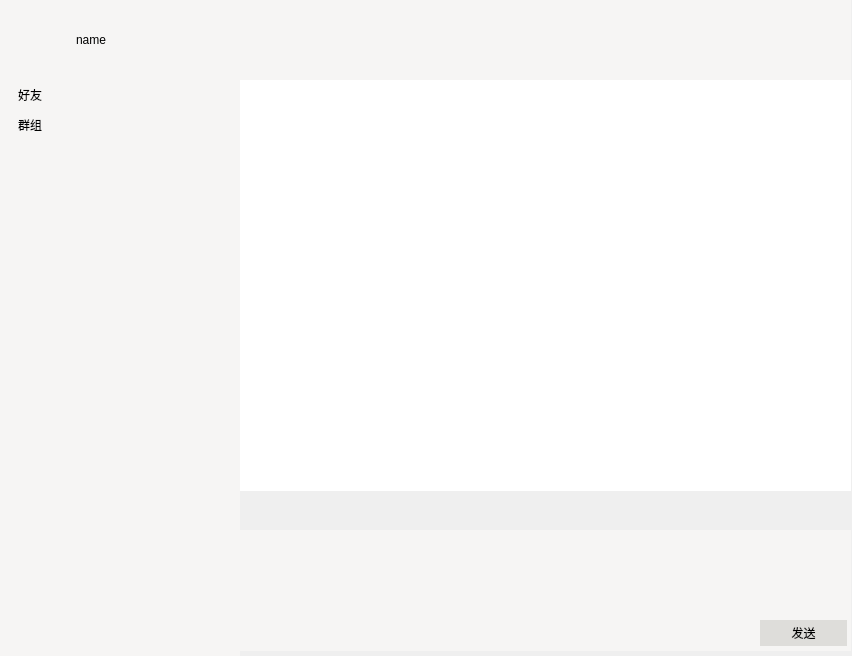
<?xml version="1.0" encoding="UTF-8"?>
<ui version="4.0">
 <class>MainWindow</class>
 <widget class="QMainWindow" name="MainWindow">
  <property name="geometry">
   <rect>
    <x>0</x>
    <y>0</y>
    <width>852</width>
    <height>656</height>
   </rect>
  </property>
  <property name="windowTitle">
   <string>IATalk</string>
  </property>
  <property name="styleSheet">
   <string notr="true"/>
  </property>
  <widget class="QWidget" name="centralwidget">
   <widget class="QListWidget" name="listWidget">
    <property name="geometry">
     <rect>
      <x>0</x>
      <y>80</y>
      <width>120</width>
      <height>581</height>
     </rect>
    </property>
    <property name="layoutDirection">
     <enum>Qt::LeftToRight</enum>
    </property>
    <property name="autoFillBackground">
     <bool>false</bool>
    </property>
    <property name="styleSheet">
     <string notr="true">QListWidget{
outline: 0px;
min-width: 120px;
max-width:120px;
color: Black;
background-color: rgb(246, 245, 244);
border:0px solid gray;
}
QListWidget::Item{
height:30px;
border:0px solid gray;
padding-left:15;
}
QListWidget::Item::selected{
color: rgb(0, 0, 0);
border-left: 10px solid Green 
}</string>
    </property>
    <property name="frameShape">
     <enum>QFrame::NoFrame</enum>
    </property>
    <property name="verticalScrollBarPolicy">
     <enum>Qt::ScrollBarAlwaysOff</enum>
    </property>
    <property name="alternatingRowColors">
     <bool>false</bool>
    </property>
    <property name="layoutMode">
     <enum>QListView::SinglePass</enum>
    </property>
    <property name="currentRow">
     <number>-1</number>
    </property>
    <item>
     <property name="text">
      <string>好友</string>
     </property>
    </item>
    <item>
     <property name="text">
      <string>群组</string>
     </property>
    </item>
   </widget>
   <widget class="QWidget" name="widget" native="true">
    <property name="geometry">
     <rect>
      <x>0</x>
      <y>0</y>
      <width>851</width>
      <height>81</height>
     </rect>
    </property>
    <property name="styleSheet">
     <string notr="true">background-color: rgb(246, 245, 244);</string>
    </property>
    <widget class="QWidget" name="horizontalLayoutWidget">
     <property name="geometry">
      <rect>
       <x>0</x>
       <y>0</y>
       <width>851</width>
       <height>81</height>
      </rect>
     </property>
     <layout class="QHBoxLayout" name="horizontalLayout">
      <item>
       <widget class="QLabel" name="avatar">
        <property name="sizePolicy">
         <sizepolicy hsizetype="Minimum" vsizetype="Minimum">
          <horstretch>0</horstretch>
          <verstretch>0</verstretch>
         </sizepolicy>
        </property>
        <property name="maximumSize">
         <size>
          <width>70</width>
          <height>70</height>
         </size>
        </property>
        <property name="baseSize">
         <size>
          <width>0</width>
          <height>0</height>
         </size>
        </property>
        <property name="text">
         <string/>
        </property>
       </widget>
      </item>
      <item>
       <widget class="QLabel" name="user_name">
        <property name="sizePolicy">
         <sizepolicy hsizetype="Preferred" vsizetype="Maximum">
          <horstretch>0</horstretch>
          <verstretch>0</verstretch>
         </sizepolicy>
        </property>
        <property name="maximumSize">
         <size>
          <width>200</width>
          <height>16777215</height>
         </size>
        </property>
        <property name="text">
         <string>name</string>
        </property>
       </widget>
      </item>
      <item>
       <widget class="QLabel" name="fri_avatar">
        <property name="maximumSize">
         <size>
          <width>70</width>
          <height>70</height>
         </size>
        </property>
        <property name="text">
         <string/>
        </property>
       </widget>
      </item>
      <item>
       <widget class="QLabel" name="fri_name">
        <property name="text">
         <string/>
        </property>
       </widget>
      </item>
     </layout>
    </widget>
   </widget>
   <widget class="QStackedWidget" name="stackedWidget">
    <property name="geometry">
     <rect>
      <x>120</x>
      <y>80</y>
      <width>121</width>
      <height>581</height>
     </rect>
    </property>
    <property name="currentIndex">
     <number>0</number>
    </property>
    <widget class="QWidget" name="page">
     <widget class="QListWidget" name="friends_list">
      <property name="geometry">
       <rect>
        <x>0</x>
        <y>0</y>
        <width>120</width>
        <height>581</height>
       </rect>
      </property>
      <property name="styleSheet">
       <string notr="true">QListWidget{
outline: 0px;
min-width: 120px;
max-width:120px;
color: Black;
background-color: rgb(246, 245, 244);
border:0px solid gray;
}
QListWidget::Item{
height:30px;
border:0px solid gray;
padding-left:15;
}
QListWidget::Item::selected{
background: rgb(87, 227, 137);
color: Black;
}</string>
      </property>
     </widget>
    </widget>
    <widget class="QWidget" name="page_2"/>
   </widget>
   <widget class="QTextEdit" name="textEdit">
    <property name="geometry">
     <rect>
      <x>240</x>
      <y>530</y>
      <width>611</width>
      <height>121</height>
     </rect>
    </property>
    <property name="styleSheet">
     <string notr="true">color: Black;
background-color: rgb(246, 245, 244);</string>
    </property>
    <property name="frameShape">
     <enum>QFrame::NoFrame</enum>
    </property>
   </widget>
   <widget class="QPushButton" name="send_but">
    <property name="enabled">
     <bool>false</bool>
    </property>
    <property name="geometry">
     <rect>
      <x>760</x>
      <y>620</y>
      <width>87</width>
      <height>26</height>
     </rect>
    </property>
    <property name="styleSheet">
     <string notr="true">QPushButton{
	border: 0px;
	background: rgb(222, 221, 218);
	
	color: rgb(0, 0, 0);
}
QPushButton::hover{
	border: 0px;
	background-color: rgb(154, 153, 150);
}
QPushButton::pressed{
	border: 1px rgb(222, 221, 218);
}</string>
    </property>
    <property name="text">
     <string>发送</string>
    </property>
    <property name="autoDefault">
     <bool>false</bool>
    </property>
   </widget>
   <widget class="QListWidget" name="chat_list">
    <property name="geometry">
     <rect>
      <x>240</x>
      <y>80</y>
      <width>611</width>
      <height>411</height>
     </rect>
    </property>
    <property name="styleSheet">
     <string notr="true"/>
    </property>
    <property name="frameShape">
     <enum>QFrame::NoFrame</enum>
    </property>
   </widget>
  </widget>
 </widget>
 <resources/>
 <connections/>
</ui>
